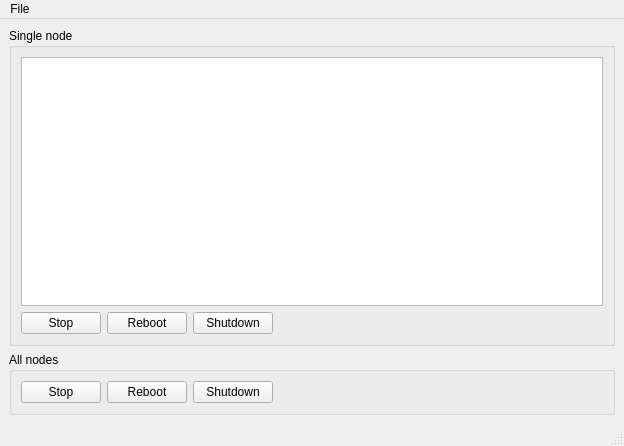
<?xml version="1.0" encoding="UTF-8"?>
<ui version="4.0">
 <class>MainWindow</class>
 <widget class="QMainWindow" name="MainWindow">
  <property name="geometry">
   <rect>
    <x>0</x>
    <y>0</y>
    <width>624</width>
    <height>446</height>
   </rect>
  </property>
  <property name="windowTitle">
   <string>Node control</string>
  </property>
  <widget class="QWidget" name="centralwidget">
   <layout class="QVBoxLayout" name="verticalLayout_3">
    <item>
     <widget class="QGroupBox" name="groupBox_2">
      <property name="sizePolicy">
       <sizepolicy hsizetype="Expanding" vsizetype="Preferred">
        <horstretch>0</horstretch>
        <verstretch>0</verstretch>
       </sizepolicy>
      </property>
      <property name="title">
       <string>Single node</string>
      </property>
      <property name="checkable">
       <bool>false</bool>
      </property>
      <layout class="QVBoxLayout" name="verticalLayout_2">
       <item>
        <widget class="QTableView" name="nodeTableView">
         <property name="sizePolicy">
          <sizepolicy hsizetype="Expanding" vsizetype="Expanding">
           <horstretch>0</horstretch>
           <verstretch>0</verstretch>
          </sizepolicy>
         </property>
         <property name="editTriggers">
          <set>QAbstractItemView::NoEditTriggers</set>
         </property>
         <property name="showDropIndicator" stdset="0">
          <bool>false</bool>
         </property>
         <property name="selectionMode">
          <enum>QAbstractItemView::SingleSelection</enum>
         </property>
         <property name="selectionBehavior">
          <enum>QAbstractItemView::SelectRows</enum>
         </property>
         <property name="sortingEnabled">
          <bool>true</bool>
         </property>
         <attribute name="horizontalHeaderHighlightSections">
          <bool>false</bool>
         </attribute>
         <attribute name="horizontalHeaderStretchLastSection">
          <bool>true</bool>
         </attribute>
         <attribute name="verticalHeaderVisible">
          <bool>false</bool>
         </attribute>
         <attribute name="verticalHeaderHighlightSections">
          <bool>false</bool>
         </attribute>
        </widget>
       </item>
       <item>
        <layout class="QHBoxLayout" name="horizontalLayout_2">
         <item>
          <widget class="QPushButton" name="pushButton_StopNode">
           <property name="text">
            <string>Stop</string>
           </property>
          </widget>
         </item>
         <item>
          <widget class="QPushButton" name="pushButton_RebootNode">
           <property name="text">
            <string>Reboot</string>
           </property>
          </widget>
         </item>
         <item>
          <widget class="QPushButton" name="pushButton_ShutdownNode">
           <property name="text">
            <string>Shutdown</string>
           </property>
          </widget>
         </item>
         <item>
          <spacer name="horizontalSpacer">
           <property name="orientation">
            <enum>Qt::Horizontal</enum>
           </property>
           <property name="sizeHint" stdset="0">
            <size>
             <width>40</width>
             <height>20</height>
            </size>
           </property>
          </spacer>
         </item>
        </layout>
       </item>
      </layout>
     </widget>
    </item>
    <item>
     <widget class="QGroupBox" name="groupBox">
      <property name="sizePolicy">
       <sizepolicy hsizetype="Minimum" vsizetype="Preferred">
        <horstretch>0</horstretch>
        <verstretch>0</verstretch>
       </sizepolicy>
      </property>
      <property name="title">
       <string>All nodes</string>
      </property>
      <layout class="QHBoxLayout" name="horizontalLayout">
       <item>
        <widget class="QPushButton" name="pushButton_StopAll">
         <property name="maximumSize">
          <size>
           <width>16777215</width>
           <height>16777215</height>
          </size>
         </property>
         <property name="text">
          <string>Stop</string>
         </property>
        </widget>
       </item>
       <item>
        <widget class="QPushButton" name="pushButton_RebootAll">
         <property name="maximumSize">
          <size>
           <width>16777215</width>
           <height>16777215</height>
          </size>
         </property>
         <property name="text">
          <string>Reboot</string>
         </property>
        </widget>
       </item>
       <item>
        <widget class="QPushButton" name="pushButton_ShutdownAll">
         <property name="sizePolicy">
          <sizepolicy hsizetype="Minimum" vsizetype="Fixed">
           <horstretch>0</horstretch>
           <verstretch>0</verstretch>
          </sizepolicy>
         </property>
         <property name="maximumSize">
          <size>
           <width>16777215</width>
           <height>16777215</height>
          </size>
         </property>
         <property name="text">
          <string>Shutdown</string>
         </property>
        </widget>
       </item>
       <item>
        <spacer name="horizontalSpacer_2">
         <property name="orientation">
          <enum>Qt::Horizontal</enum>
         </property>
         <property name="sizeHint" stdset="0">
          <size>
           <width>40</width>
           <height>20</height>
          </size>
         </property>
        </spacer>
       </item>
      </layout>
     </widget>
    </item>
   </layout>
  </widget>
  <widget class="QMenuBar" name="menubar">
   <property name="geometry">
    <rect>
     <x>0</x>
     <y>0</y>
     <width>624</width>
     <height>28</height>
    </rect>
   </property>
   <widget class="QMenu" name="menuFile">
    <property name="title">
     <string>File</string>
    </property>
    <addaction name="actionExit"/>
   </widget>
   <addaction name="menuFile"/>
  </widget>
  <widget class="QStatusBar" name="statusbar"/>
  <action name="actionExit">
   <property name="text">
    <string>Exit</string>
   </property>
   <property name="shortcut">
    <string>Ctrl+Q</string>
   </property>
  </action>
 </widget>
 <resources/>
 <connections/>
</ui>
